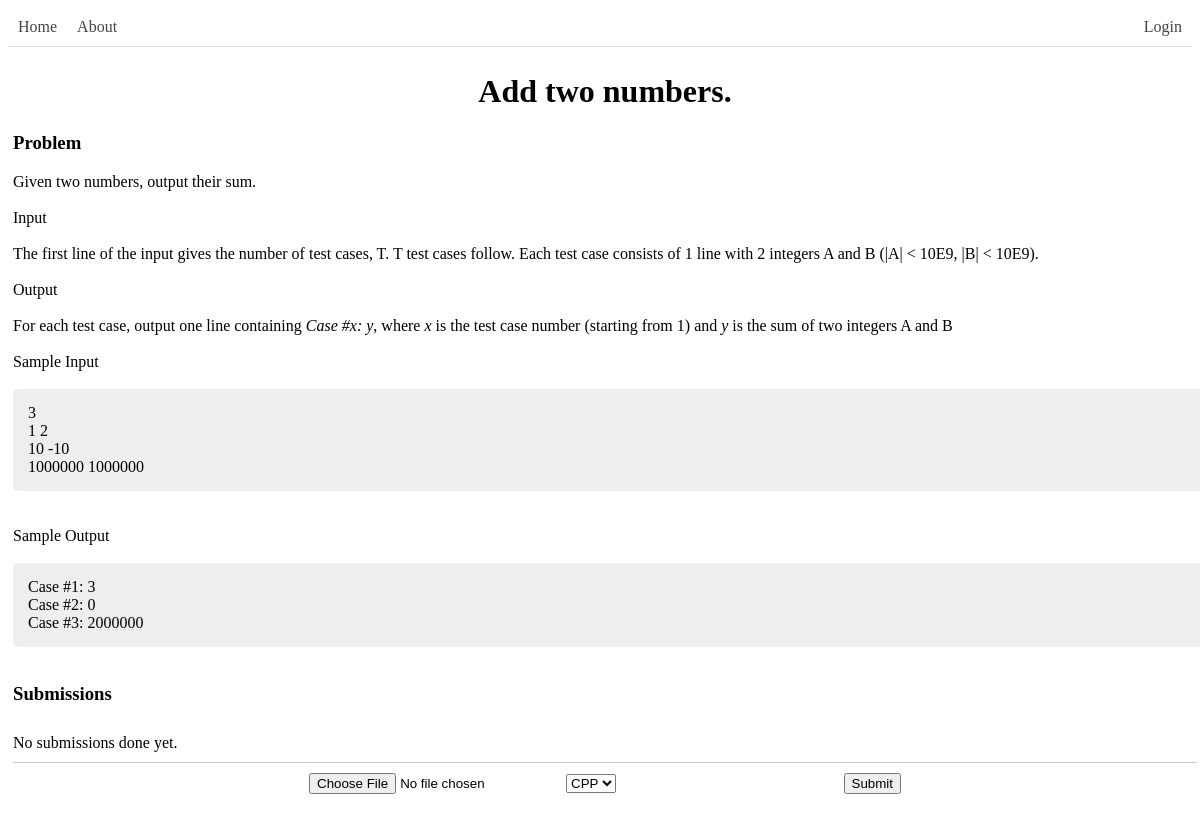
The app's page /problem/0f1afbcd-6419-4200-ba47-4aca339fe982, older data.
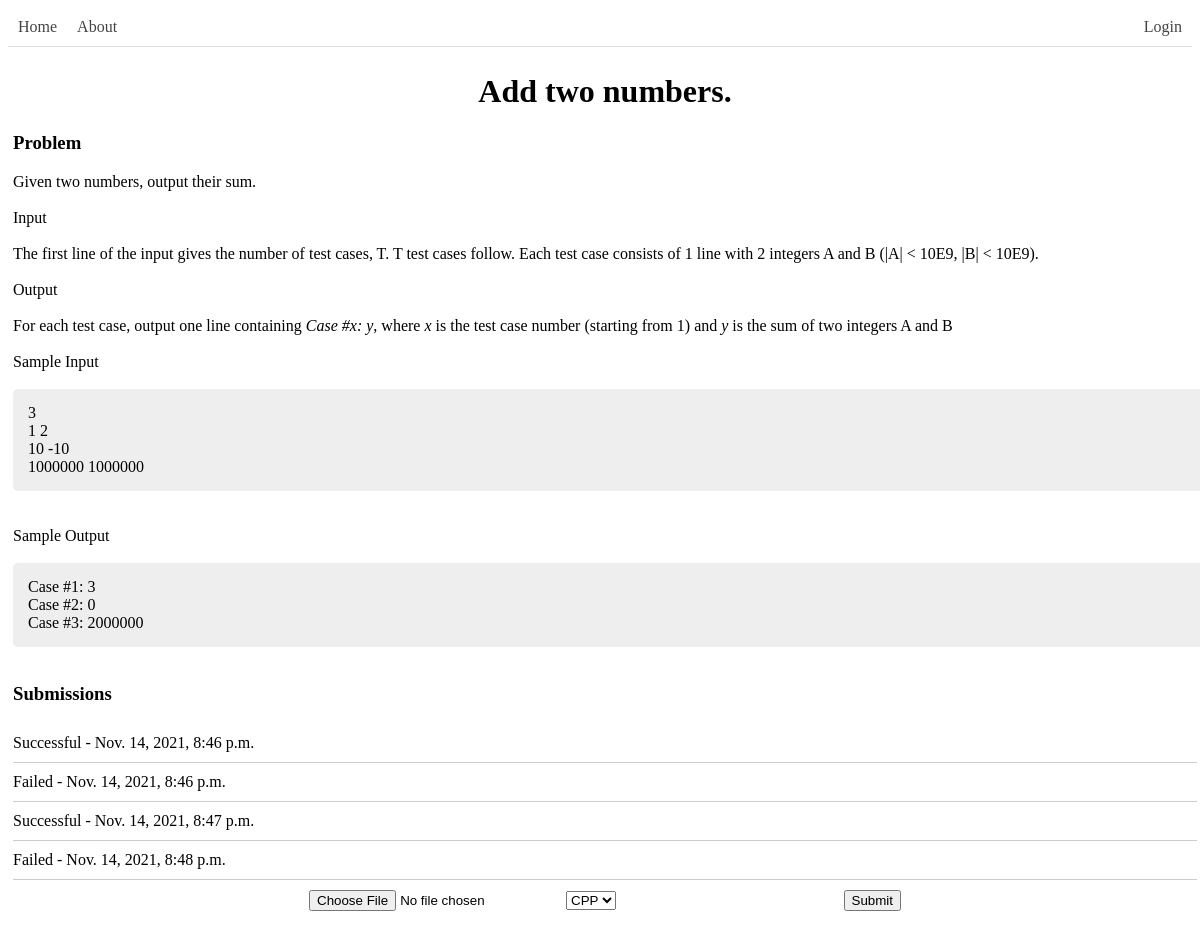
The same page, newer data.
### website/models.py (models this page shows, shortened)
class Problem(models.Model):
    id = models.UUIDField(primary_key=True, default=uuid.uuid4, help_text='Unique ID for this particular problem')
    name = models.CharField(max_length=255, help_text='Problem name')
    description = models.TextField()

class Submission(models.Model):
    id = models.UUIDField(primary_key=True, default=uuid.uuid4, help_text='Unique ID for this particular submission')
    problem = models.ForeignKey(Problem, on_delete=models.CASCADE)
    file = models.FileField(upload_to=location)
    result = models.CharField(max_length=1,
                              choices=Result.choices,
                              default=Result.UNKNOWN, )
    submissionTime = models.DateTimeField(auto_now=True)

### website/views.py (the view, shortened to what this page needs)
# urls.py: path('problem/<uuid:problem_id>', views.problem, name='problem')
def problem(request, problem_id):
    try:
        context = {
            'problem': Problem.objects.get(id=problem_id),
            'submissions': Submission.objects.filter(problem_id=problem_id),
            'form': SubmissionForm()
        }
        return render(request, 'problem.html', context=context)
    except (Submission.DoesNotExist, Problem.DoesNotExist):
        return render(request, 'not_found.html')

### website/forms.py
class SubmissionForm(forms.Form):
    file = forms.FileField(label="")
    language = forms.ChoiceField(choices=LANGUAGE, label="", widget=forms.Select())

### website/templates/problem.html (shortened to what this page needs)
{% extends "base.html" %}
{% block content %}
<div id="res-cont">
  <center><h1>{{problem.name}}</h1></center>
  <h3>Problem</h3>
  {{problem.description|safe}}
  <br>
  <h3>Submissions</h3>
  {% if submissions %}
    {% for element in submissions %}
      <div class="problem-block-index">
        {{element.get_result_display}} - {{element.submissionTime}}
      </div>
    {% endfor %}
  {% else %}
    <div class="problem-block-index">
      No submissions done yet.
    </div>
  {% endif %}
  <form method="post" enctype="multipart/form-data" class="submission-form">
    {{ form }}
    <input class="submission-button" type="submit" value="Submit">
  </form>
</div>
{% endblock %}

### website/templates/base.html (shortened to what this page needs)
<!DOCTYPE html>
<html lang="en">
<head>
    {% load static %}
  <link rel="stylesheet" href="{% static 'css/styles.css' %}">
</head>
<body>
    <div>
        {%block navbar%}
        <nav>
            <ul id='navbar'>
                <li class='navbar-btn-left'>
                    <a href="/">Home</a>
                </li>
                <li class='navbar-btn-left'>
                    <a href="/about">About</a>
                </li>
                <li class='navbar-btn-right'>
                    <a href="/login">Login</a>
                </li>
          </ul>
        </nav>
        {% endblock %}
        {%block content%}{% endblock %}
    </div>
</body>
</html>

### website/static/css/styles.css (style rules this page uses)
#navbar { border-bottom: 1px solid #DDD; list-style-type: none; margin: 0; padding: 0; overflow: hidden; }
#navbar li { margin: 10px; }
#navbar a, .inline-link-default { text-decoration: none; color: #444; }
.navbar-btn-left { float: left; }
.navbar-btn-right { float: right; }
#res-cont { margin: auto; padding: 5px; }
@media (pointer:none), (pointer:coarse), (max-width: 800px) { #res-cont { width: 100%; } }
.problem-block-index { border: none; border-bottom: solid 1px #ccc; padding: 10px 0px; }
.code-sample { border-radius: 5px; padding: 15px; width: 100%; background-color: #EEE; }
.submission-form { padding: 10px; margin: auto; width: 50%; }
.submission-form .submission-button { float: right; }

Row changes from the older to the newer data that the page shows:
added Submission: result "Successful", submissionTime "Nov. 14, 2021, 8:46 p.m."
added Submission: result "Failed", submissionTime "Nov. 14, 2021, 8:46 p.m."
added Submission: result "Successful", submissionTime "Nov. 14, 2021, 8:47 p.m."
added Submission: result "Failed", submissionTime "Nov. 14, 2021, 8:48 p.m."
Text that changed along with them:
text no longer shown: "No submissions done yet."
